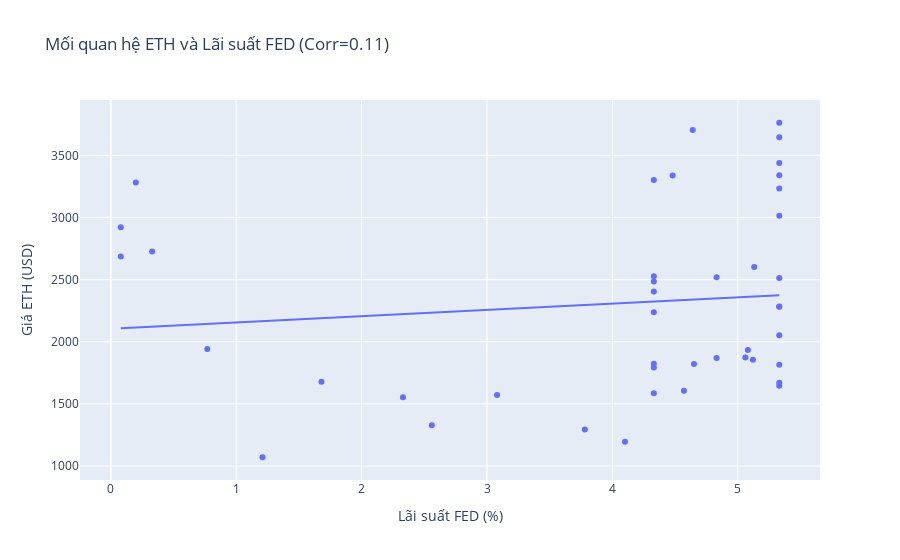

Notebook cell for this chart:
### Markdown cell above
khi BTC tăng, ETH cũng có xu hướng tăng, và khi BTC giảm, ETH cũng giảm theo, ta có thể thấy được là bct và eth có mối quan hệ tương quan khá cao 

khoảng giữa 2022: BTC giảm manh, ETH củng lao dốc gần như cùng lúc với tỷ lệ giảm sâu hơn 

Đầu 2023 và đầu 2024: BTC tăng → ETH cũng tăng theo, thường với biên độ tăng tương đối lớn


--> nhà đầu tư nên theo dõi btc như 1 chỉ báo sớm, nếu btc phá xu hướng khả năng cao eth sẽ phản ứng tương tự trong vài ngày đến

### Code cell
import plotly.express as px# --- 1. Resample theo tháng ---
df_month = df.resample('M', on='timestamp_utc').agg({
    'close_eth': 'last',
    'fedfunds': 'last'
}).reset_index()
# tính hệ số tương quan 
corr_fed = df_month['close_eth'].corr(df_month['fedfunds'])
print(f"Hệ số tương quan ETH & Fed Funds: {corr_fed:.2f}")


# --- 4. Scatter plot ETH vs Fed Funds ---
fig2 = px.scatter(
    df_month, x='fedfunds', y='close_eth',
    trendline='ols',
    title=f'Mối quan hệ ETH và Lãi suất FED (Corr={corr_fed:.2f})',
    labels={'fedfunds': 'Lãi suất FED (%)', 'close_eth': 'Giá ETH (USD)'},
    #template='plotly_dark'
)
fig2.show()

### Figure 1 — Plotly figure (JSON) as saved in the notebook; plotly's stock layout.template omitted (floating-point values rounded to 4 significant figures)
{"data": [{"hovertemplate": "Lãi suất FED (%)=%{x}<br>Giá ETH (USD)=%{y}<extra></extra>", "legendgroup": "", "marker": {"color": "#636efa", "symbol": "circle"}, "mode": "markers", "name": "", "orientation": "v", "showlegend": false, "type": "scatter", "x": [0.08, 0.08, 0.2, 0.33, 0.77, 1.21, 1.68, 2.33, 2.56, 3.08, 3.78, 4.1, 4.33, 4.57, 4.65, 4.83, 5.06, 5.08, 5.12, 5.33, 5.33, 5.33, 5.33, 5.33, 5.33, 5.33, 5.33, 5.33, 5.33, 5.33, 5.33, 5.33, 5.13, 4.83, 4.64, 4.48, 4.33, 4.33, 4.33, 4.33, 4.33, 4.33, 4.33], "xaxis": "x", "y": [2687.0, 2921.0, 3282.0, 2727.0, 1942.0, 1071.0, 1678.0, 1554.0, 1329.0, 1573.0, 1294.0, 1196.0, 1585.0, 1605.0, 1822.0, 1870.0, 1874.0, 1934.0, 1856.0, 1646.0, 1671.0, 1815.0, 2052.0, 2282.0, 2283.0, 3340.0, 3645.0, 3014.0, 3762.0, 3438.0, 3233.0, 2513.0, 2602.0, 2519.0, 3704.0, 3338.0, 3301.0, 2238.0, 1822.0, 1794.0, 2528.0, 2485.0, 2405.0], "yaxis": "y"}, {"hovertemplate": "<b>OLS trendline</b><br>close_eth = 50.3054 * fedfunds + 2105.8<br>R<sup>2</sup>=0.012848<br><br>Lãi suất FED (%)=%{x}<br>Giá ETH (USD)=%{y} <b>(trend)</b><extra></extra>", "legendgroup": "", "marker": {"color": "#636efa", "symbol": "circle"}, "mode": "lines", "name": "", "showlegend": false, "type": "scatter", "x": [0.08, 0.08, 0.2, 0.33, 0.77, 1.21, 1.68, 2.33, 2.56, 3.08, 3.78, 4.1, 4.33, 4.33, 4.33, 4.33, 4.33, 4.33, 4.33, 4.33, 4.48, 4.57, 4.64, 4.65, 4.83, 4.83, 5.06, 5.08, 5.12, 5.13, 5.33, 5.33, 5.33, 5.33, 5.33, 5.33, 5.33, 5.33, 5.33, 5.33, 5.33, 5.33, 5.33], "xaxis": "x", "y": [2110.0, 2110.0, 2116.0, 2122.0, 2145.0, 2167.0, 2190.0, 2223.0, 2235.0, 2261.0, 2296.0, 2312.0, 2324.0, 2324.0, 2324.0, 2324.0, 2324.0, 2324.0, 2324.0, 2324.0, 2331.0, 2336.0, 2339.0, 2340.0, 2349.0, 2349.0, 2360.0, 2361.0, 2363.0, 2364.0, 2374.0, 2374.0, 2374.0, 2374.0, 2374.0, 2374.0, 2374.0, 2374.0, 2374.0, 2374.0, 2374.0, 2374.0, 2374.0], "yaxis": "y"}], "layout": {"legend": {"tracegroupgap": 0}, "title": {"text": "Mối quan hệ ETH và Lãi suất FED (Corr=0.11)"}, "xaxis": {"anchor": "y", "domain": [0, 1], "title": {"text": "Lãi suất FED (%)"}}, "yaxis": {"anchor": "x", "domain": [0, 1], "title": {"text": "Giá ETH (USD)"}}}}
